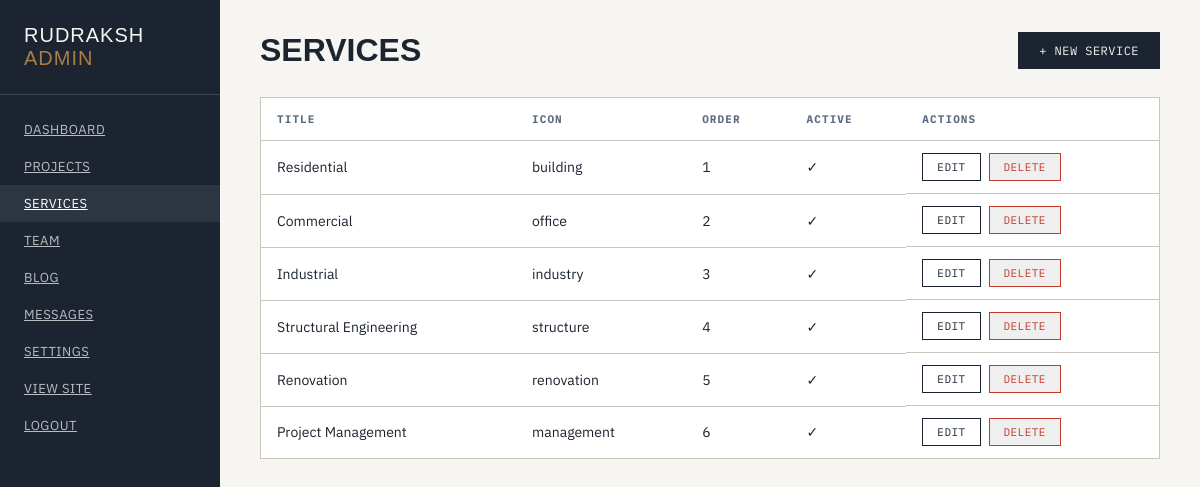
/admin/services (signed in), run on the app's committed database.
### app/models.py (models this page shows)
class Service(db.Model):
    id = db.Column(db.Integer, primary_key=True)
    title = db.Column(db.String(200), nullable=False)
    description = db.Column(db.Text, nullable=False)
    icon_name = db.Column(db.String(50), default='building')
    order = db.Column(db.Integer, default=0)
    active = db.Column(db.Boolean, default=True)

### app/routes/admin.py (the view)
@admin_bp.route('/services')
@login_required
def services():
    all_services = Service.query.order_by(Service.order).all()
    return render_template('admin/services.html', services=all_services)

### app/models.py (called while the page is built)
@login_manager.user_loader
def load_user(user_id):
    return User.query.get(int(user_id))

    @classmethod
    def get(cls, key, default=''):
        setting = cls.query.filter_by(key=key).first()
        return setting.value if setting else default

### app/templates/admin/services.html (shortened to what this page needs)
{% extends "admin/base.html" %}
{% block content %}
<div class="page-header">
  <h1>Services</h1>
  <a href="{{ url_for('admin.service_new') }}" class="btn btn-primary">+ New Service</a>
</div>
<table class="admin-table">
  <thead>
    <tr><th>Title</th><th>Icon</th><th>Order</th><th>Active</th><th>Actions</th></tr>
  </thead>
  <tbody>
    {% for s in services %}
    <tr>
      <td>{{ s.title }}</td>
      <td>{{ s.icon_name }}</td>
      <td>{{ s.order }}</td>
      <td>{% if s.active %}&#10003;{% endif %}</td>
      <td class="actions">
        <a href="{{ url_for('admin.service_edit', id=s.id) }}" class="btn-sm">Edit</a>
        <form method="POST" action="{{ url_for('admin.service_delete', id=s.id) }}" style="display:inline;">
          <button type="submit" class="btn-sm danger" onclick="return confirm('Delete this service?')">Delete</button>
        </form>
      </td>
    </tr>
    {% endfor %}
  </tbody>
</table>
{% endblock %}

### app/static/css/admin.css (style rules this page uses)
:root { --ink: #1B2430; --paper: #F6F5F1; --line: #C9C5BD; --brass: #A97F44; --steel: #2E3B4E; --steel-soft: #5C6B7F; --white: #FFFFFF; --red: #c0392b; --green: #27ae60; }
* { margin:0;padding:0;box-sizing:border-box; }
body { font-family: 'IBM Plex Sans', sans-serif; font-size: 15px; color: var(--ink); background: var(--paper); }
.page-header { display: flex; justify-content: space-between; align-items: center; margin-bottom: 28px; flex-wrap: wrap; gap: 16px; }
.page-header h1 { font-family: 'Big Shoulders Display', sans-serif; font-size: 32px; text-transform: uppercase; }
.btn, .btn-primary, .btn-sm { font-family: 'IBM Plex Mono', monospace; font-size: 12px; letter-spacing: 0.04em; text-transform: uppercase; padding: 10px 20px; border: 1px solid var(--ink); display: inline-flex; align-items: center; gap: 8px; cursor: pointer; transition: all .2s ease; text-decoration: none; color: var(--ink); }
.btn-primary { background: var(--ink); color: var(--paper); }
.btn-sm { padding: 6px 14px; font-size: 11px; }
.btn-sm.danger { color: var(--red);border-color:var(--red); }
.admin-table { width: 100%; border-collapse: collapse; border: 1px solid var(--line); background: var(--white); }
.admin-table th { font-family: 'IBM Plex Mono', monospace; font-size: 11px; letter-spacing: 0.1em; text-transform: uppercase; color: var(--steel-soft); text-align: left; padding: 14px 16px; border-bottom: 1px solid var(--line); background: var(--paper-dim); }
.admin-table td { padding: 12px 16px; border-bottom: 1px solid var(--line); font-size: 14px; }
.admin-table tr:last-child td { border-bottom:none; }
.admin-table .actions { display: flex; gap: 8px; align-items: center; }

### data on the page
Service: title "Residential", icon_name "building", order "1"
Service: title "Commercial", icon_name "office", order "2"
Service: title "Industrial", icon_name "industry", order "3"
Service: title "Structural Engineering", icon_name "structure", order "4"
Service: title "Renovation", icon_name "renovation", order "5"
Service: title "Project Management", icon_name "management", order "6"
